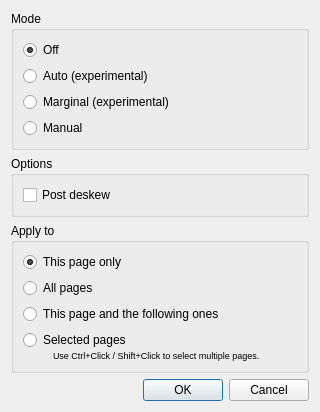
<?xml version="1.0" encoding="UTF-8"?>
<ui version="4.0">
 <class>output::ChangeDewarpingDialog</class>
 <widget class="QDialog" name="output::ChangeDewarpingDialog">
  <property name="windowModality">
   <enum>Qt::WindowModal</enum>
  </property>
  <property name="geometry">
   <rect>
    <x>0</x>
    <y>0</y>
    <width>320</width>
    <height>371</height>
   </rect>
  </property>
  <property name="windowTitle">
   <string>Apply Dewarping Mode</string>
  </property>
  <layout class="QVBoxLayout" name="verticalLayout">
   <item>
    <widget class="QGroupBox" name="dpiGroup">
     <property name="title">
      <string>Mode</string>
     </property>
     <layout class="QVBoxLayout" name="verticalLayout_4">
      <item>
       <widget class="QRadioButton" name="offRB">
        <property name="text">
         <string>Off</string>
        </property>
        <property name="checked">
         <bool>true</bool>
        </property>
       </widget>
      </item>
      <item>
       <widget class="QRadioButton" name="autoRB">
        <property name="enabled">
         <bool>true</bool>
        </property>
        <property name="text">
         <string>Auto (experimental)</string>
        </property>
       </widget>
      </item>
      <item>
       <widget class="QRadioButton" name="marginalRB">
        <property name="enabled">
         <bool>true</bool>
        </property>
        <property name="text">
         <string>Marginal (experimental)</string>
        </property>
       </widget>
      </item>
      <item>
       <widget class="QRadioButton" name="manualRB">
        <property name="text">
         <string>Manual</string>
        </property>
       </widget>
      </item>
     </layout>
    </widget>
   </item>
   <item>
    <widget class="QGroupBox" name="dewarpingOptionsGroup">
     <property name="title">
      <string>Options</string>
     </property>
     <layout class="QVBoxLayout" name="verticalLayout_5">
      <item>
       <widget class="QCheckBox" name="dewarpingPostDeskewCB">
        <property name="text">
         <string>Post deskew</string>
        </property>
       </widget>
      </item>
     </layout>
    </widget>
   </item>
   <item>
    <widget class="QGroupBox" name="groupBox_3">
     <property name="title">
      <string>Apply to</string>
     </property>
     <layout class="QVBoxLayout" name="verticalLayout_2">
      <item>
       <widget class="QRadioButton" name="thisPageRB">
        <property name="text">
         <string>This page only</string>
        </property>
        <property name="checked">
         <bool>true</bool>
        </property>
       </widget>
      </item>
      <item>
       <widget class="QRadioButton" name="allPagesRB">
        <property name="text">
         <string>All pages</string>
        </property>
       </widget>
      </item>
      <item>
       <widget class="QRadioButton" name="thisPageAndFollowersRB">
        <property name="text">
         <string>This page and the following ones</string>
        </property>
       </widget>
      </item>
      <item>
       <widget class="QWidget" name="selectedPagesWidget" native="true">
        <layout class="QVBoxLayout" name="verticalLayout_3">
         <property name="spacing">
          <number>0</number>
         </property>
         <property name="leftMargin">
          <number>0</number>
         </property>
         <property name="topMargin">
          <number>0</number>
         </property>
         <property name="rightMargin">
          <number>0</number>
         </property>
         <property name="bottomMargin">
          <number>0</number>
         </property>
         <item>
          <widget class="QRadioButton" name="selectedPagesRB">
           <property name="text">
            <string>Selected pages</string>
           </property>
          </widget>
         </item>
         <item>
          <layout class="QHBoxLayout" name="horizontalLayout_2">
           <property name="spacing">
            <number>0</number>
           </property>
           <item>
            <spacer name="horizontalSpacer_5">
             <property name="orientation">
              <enum>Qt::Horizontal</enum>
             </property>
             <property name="sizeType">
              <enum>QSizePolicy::Fixed</enum>
             </property>
             <property name="sizeHint" stdset="0">
              <size>
               <width>30</width>
               <height>0</height>
              </size>
             </property>
            </spacer>
           </item>
           <item>
            <widget class="QLabel" name="selectedPagesHint">
             <property name="font">
              <font>
               <pointsize>7</pointsize>
              </font>
             </property>
             <property name="text">
              <string>Use Ctrl+Click / Shift+Click to select multiple pages.</string>
             </property>
            </widget>
           </item>
          </layout>
         </item>
        </layout>
       </widget>
      </item>
     </layout>
    </widget>
   </item>
   <item>
    <spacer name="verticalSpacer">
     <property name="orientation">
      <enum>Qt::Vertical</enum>
     </property>
     <property name="sizeHint" stdset="0">
      <size>
       <width>20</width>
       <height>0</height>
      </size>
     </property>
    </spacer>
   </item>
   <item>
    <widget class="QDialogButtonBox" name="buttonBox">
     <property name="orientation">
      <enum>Qt::Horizontal</enum>
     </property>
     <property name="standardButtons">
      <set>QDialogButtonBox::Cancel|QDialogButtonBox::Ok</set>
     </property>
    </widget>
   </item>
  </layout>
 </widget>
 <resources/>
 <connections>
  <connection>
   <sender>buttonBox</sender>
   <signal>rejected()</signal>
   <receiver>output::ChangeDewarpingDialog</receiver>
   <slot>reject()</slot>
   <hints>
    <hint type="sourcelabel">
     <x>316</x>
     <y>260</y>
    </hint>
    <hint type="destinationlabel">
     <x>286</x>
     <y>274</y>
    </hint>
   </hints>
  </connection>
 </connections>
</ui>
